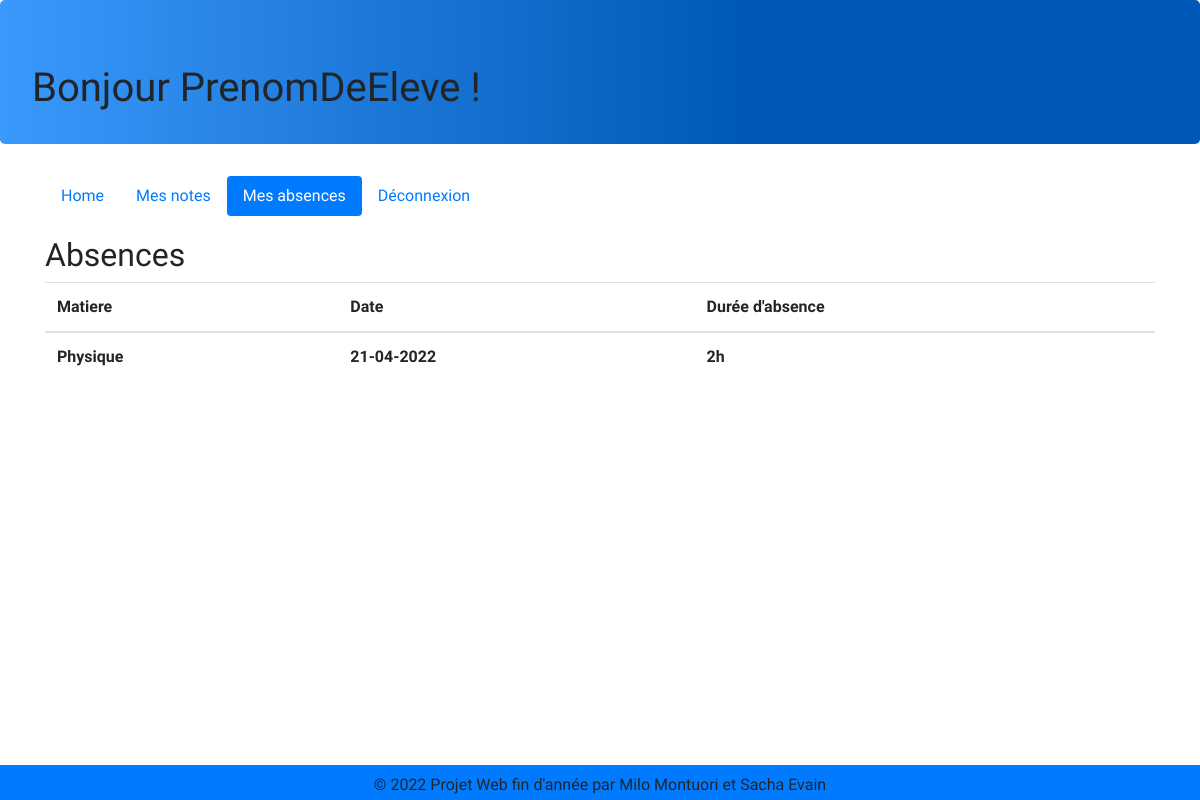
Page /absences.php (signed in) on the committed database.
### tables this page shows
CREATE TABLE `absences` (
  `idEleve` int(11) NOT NULL,
  `idMatiere` int(11) NOT NULL,
  `duree` int(11) NOT NULL,
  `dateObj` date NOT NULL
);

CREATE TABLE `matiere` (
  `matiereID` int(11) NOT NULL,
  `nomMatiere` varchar(64) NOT NULL
);

### absences.php (the view)
<!DOCTYPE html>
<html>
<head>
	<?php include("includes/head.php");?>
</head>
<body>
<?php include("includes/top.php");?>
<?php include("includes/navigation.php");?>
<div class="container" id="main-content">
	<h2>Absences</h2>
	<?php
		require("./backend/connectDB.php");
		$request = "SELECT * FROM absences INNER JOIN matiere ON  matiere.matiereID = absences.idMatiere WHERE idEleve = '".$_SESSION['id']."' ";
		$resultat =mysqli_query($connexion,$request);
		if(mysqli_num_rows($resultat) > 0)
		{ ?>
			<table class="table table-hover">
			<thead>
				<tr>
					<th scope="col">Matiere</th>
					<th scope="col">Date</th>
					<th scope="col">Durée d'absence</th>
				</tr>
			</thead>
			<?php
				while($row = mysqli_fetch_array($resultat)){
			?>
				<tr>
					<th scope="col"><?php echo $row["nomMatiere"];?></th>
					<th scope="col"><?php echo date('d-m-Y', strtotime($row["dateObj"])) ; ?></th>
					<th scope="col"><?php echo $row["duree"]."h"; ?></th>
				</tr>
			<?php
				}
			?>
			</table>
		<?php
		}
		else{
			echo "<p> Vous n'avez pas d'absence. </p>";
		}
		?>
</div>
<?php include("includes/footer.php");?>
</body>
</html>

### static/style.css (style rules this page uses)
body { font-family: 'Josefin Sans', sans-serif; }
#main-content { margin-top:20px; }

### rows in the picture
absences: idMatiere.nomMatiere "Physique", dateObj "21-04-2022", duree "2"

### other values in the picture
$name "PrenomDeEleve"
